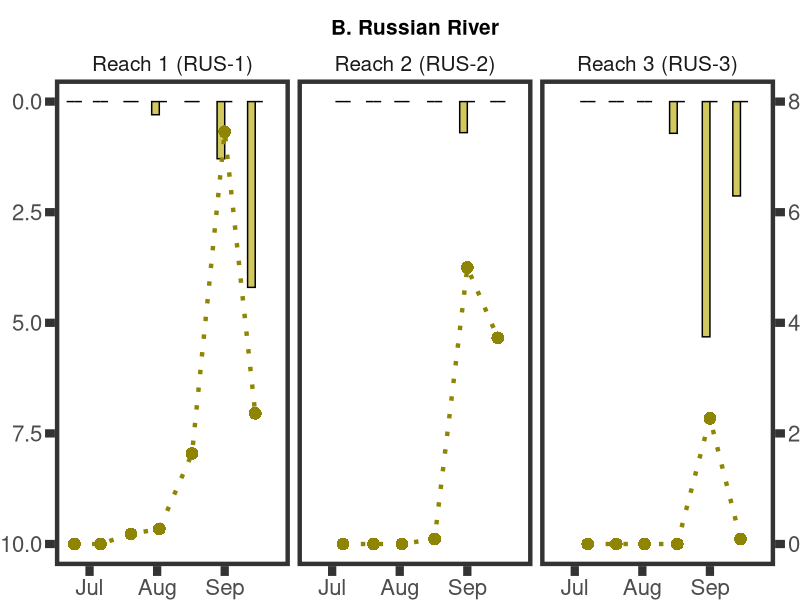
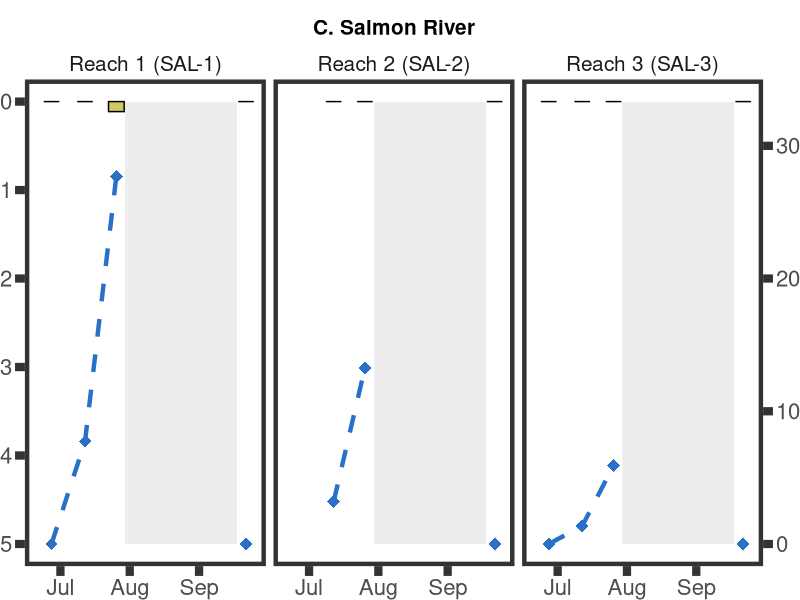
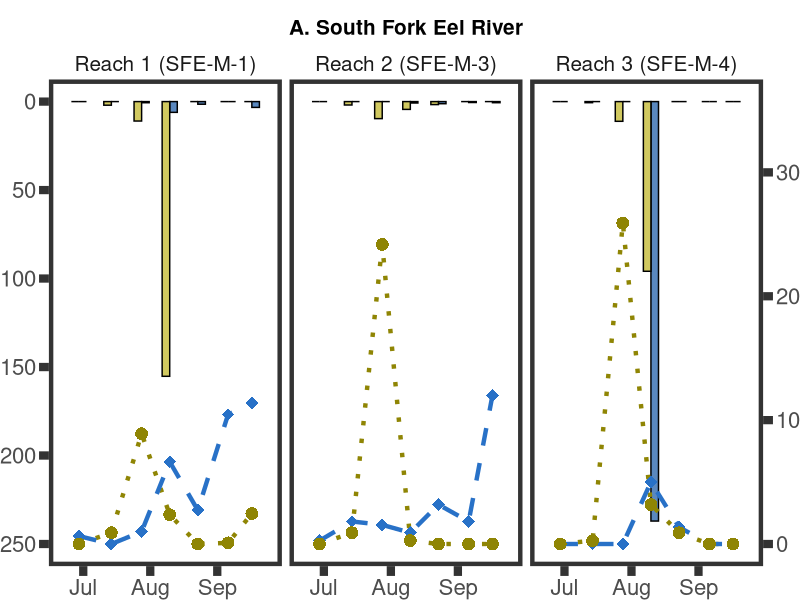
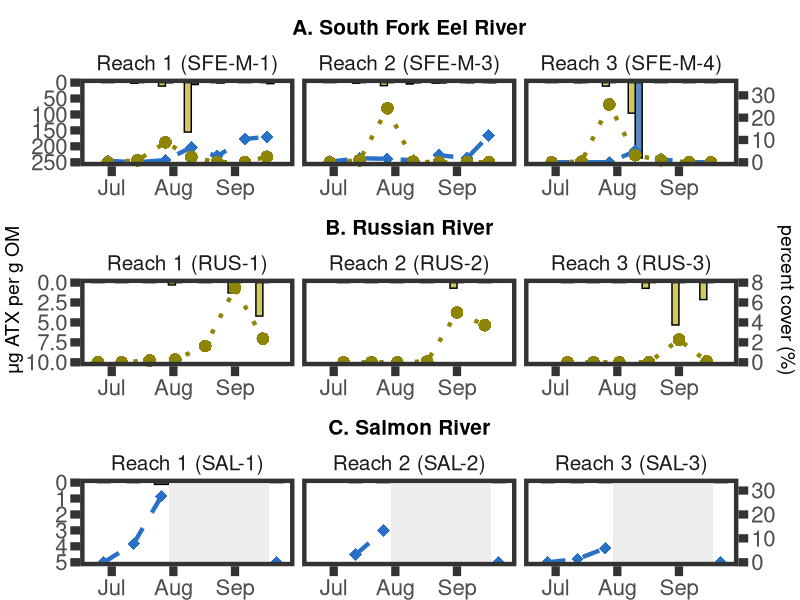

These figures' R source, in order:
#### Taxa-specific cover and anatoxin relationships per reach all rivers (2022 data)
### Jordan Zabrecky
## last edited: 06.09.2025

# This script plots a supplemental figure taxa-specific cover and anatoxin concentrations
# for each reach sampled on each river in 2022

# NOTE: NEED TO DECIDE IF NON DETECTS ARE ZERO OR NA :)

#### (1) Loading in libraries and data ####

# loading libraries
lapply(c("tidyverse", "lubridate", "plyr", "dataRetrieval", "cowplot", 
         "gridExtra", "grid"), 
       require, character.only = T)

# loading in data
data <- read.csv("./data/field_and_lab/allrivers22_combined.csv") %>% 
  mutate(field_date = ymd(field_date))

# pivot longer (cover)
cover <- data %>% 
  select(field_date, site_reach, site, microcoleus, anabaena_cylindrospermum) %>% 
  pivot_longer(cols = c(4,5), names_to = "taxa", values_to = "percent_cover")

# pivot longer (anatoxins)
anatoxins <- data %>% 
  select(field_date, site_reach, site, TM_ATX_all_ug_orgmat_g, TAC_ATX_all_ug_orgmat_g) %>% 
  dplyr::rename(microcoleus = TM_ATX_all_ug_orgmat_g,
                anabaena_cylindrospermum = TAC_ATX_all_ug_orgmat_g) %>% 
  pivot_longer(cols = c(4,5), names_to = "taxa", values_to = "ATX_ug_orgmat_g")

# fill anatoxin NAs with zero
anatoxins$ATX_ug_orgmat_g <- replace_na(anatoxins$ATX_ug_orgmat_g, 0)

# split based on site_reach
cover_list <- split(cover, cover$site)
atx_list <- split(anatoxins, anatoxins$site)

#### (2) Making plots ####

# set theme for all plots
theme_set(theme_bw() +
            theme(panel.grid.minor = element_blank(), strip.background = element_blank(),
                  panel.grid.major = element_blank(), panel.border = element_rect(linewidth = 3), axis.ticks = element_line(linewidth = 2.8),
                  text = element_text(size = 20), strip.text = element_text(size = 15),
                  plot.margin = unit(c(.5, 0, 0, 0), "cm"),
                  axis.ticks.length=unit(.25, "cm"), 
                  plot.title = element_text(size = 15, face = "bold", hjust = 0.5)))

## (a) Russian River

## russian river reaches

# remove microcoleus so line not present
cover_list$RUS <- cover_list$RUS %>% 
  filter(taxa == "anabaena_cylindrospermum")

# make figure
rus_figs <- ggplot(data = cover_list$RUS, aes(x = field_date)) +
  geom_bar(data = atx_list$RUS, position = "dodge", stat = "identity", 
           aes(y = ATX_ug_orgmat_g, fill = taxa), width = 7, color = "black") +
  geom_line(data = cover_list$RUS, aes(y = 10 - (percent_cover * 1.25), color = taxa, 
                                        linetype = taxa), linewidth = 1.5) +
  geom_point(data = cover_list$RUS, aes(y = 10 - (percent_cover * 1.25), color = taxa, 
                                         shape = taxa),
             size = 4) +
  scale_color_manual("Group", values = c("#8f8504"),
                     labels = c("Anabaena & Cylindrospermum")) +
  scale_linetype_manual("Group", values = c("dotted"),
                        labels = c("Anabaena & Cylindrospermum")) +
  scale_shape_manual("Group", values = c(16),
                     labels = c("Anabaena & Cylindrospermum")) +
  scale_fill_manual("Group", values = c("#d1c960","#5a88bf"),
                    labels = c("Anabaena & Cylindrospermum", "Microcoleus")) +
  labs(y = NULL, x = NULL) +
  facet_grid(~site_reach,
             labeller =  as_labeller(c(`RUS-1S` = "Reach 1 (RUS-1)", 
                                       `RUS-2`= "Reach 2 (RUS-2)",
                                       `RUS-3` = "Reach 3 (RUS-3)"))) + 
  scale_x_date(limits = as.Date(c("2022-06-20", "2022-09-26"))) +
  scale_y_reverse(limits = c(10,0), sec.axis = sec_axis(~ ((. - 10)/1.25) * -1)) +
  theme(legend.position = "none") + 
  ggtitle("B. Russian River")
rus_figs

## salmon river reaches

# create gray box for wildfire (when sampling was not taking place!) 
wildfire <- data.frame(xmin = as.Date("2022-07-30"),
                       xmax = as.Date("2022-09-18"),
                       ymin = 0, 
                       ymax = 5)

# remove anabaena from cover so we don't get a line at 0
# even though there is anabaena at end of season, it was only very very little
cover_list$SAL <- cover_list$SAL %>% 
  filter(taxa == "microcoleus")
# also remove the anabaena sample in anatoxins as to not confuse w/ microcoleus
atx_list$SAL <- atx_list$SAL %>% 
  filter(taxa == "microcoleus")

# add segment column to avoid line being drawn across plot when we weren't taking data
cover_list$SAL$segment <- 1 # pre-fire
cover_list$SAL$segment[c(4, 7, 11)] <- 2 # post-fire; last sampling

# make figure
sal_figs <- ggplot(data = cover_list$SAL) +
  geom_bar(data = atx_list$SAL, position = "dodge", stat = "identity", 
           aes(y = ATX_ug_orgmat_g, x = field_date, fill = taxa), width = 7, color = "black") +
  geom_rect(data = wildfire, aes(xmin = xmin, xmax = xmax, ymin = ymin, ymax = ymax), 
            fill = "#ededed") +
  geom_line(data = cover_list$SAL, aes(y = 5 - (percent_cover * .15), 
                                          x = field_date, color = taxa, 
                                          linetype = taxa, group = segment), linewidth = 1.5) +
  geom_point(data = cover_list$SAL, aes(y = 5 - (percent_cover * .15), 
                                           x = field_date, color = taxa, 
                                           shape = taxa),
             size = 4) +
  scale_color_manual("Group", values = c("#2871c7"),
                     labels = c("Microcoleus")) +
  scale_linetype_manual("Group", values = c("dashed"),
                        labels = c("Microcoleus")) +
  scale_shape_manual("Group", values = c(18),
                     labels = c("Microcoleus")) +
  scale_fill_manual("Group", values = c("#d1c960","#5a88bf"),
                    labels = c("Anabaena & Cylindrospermum", "Microcoleus")) +
  labs(y = NULL, x = NULL) +
  facet_grid(~site_reach,
             labeller =  as_labeller(c(`SAL-1S` = "Reach 1 (SAL-1)", 
                                       `SAL-2`= "Reach 2 (SAL-2)",
                                       `SAL-3` = "Reach 3 (SAL-3)"))) +
  scale_x_date(limits = as.Date(c("2022-06-20", "2022-09-26"))) +
  scale_y_reverse(limits = c(5,0), sec.axis = sec_axis(~ ((. - 5)/.15) * -1)) +
  theme(legend.position = "none") +
  ggtitle("C. Salmon River")
sal_figs

## south fork eel reaches

# make figures
eel_figs <- ggplot(data = cover_list$`SFE-M`, aes(x = field_date)) +
  geom_bar(data = atx_list$`SFE-M`, position = "dodge", stat = "identity", 
           aes(y = ATX_ug_orgmat_g, fill = taxa), width = 7, color = "black") +
  geom_line(data = cover_list$`SFE-M`, aes(y = 250 - (percent_cover * 7), color = taxa, 
                                          linetype = taxa), linewidth = 1.5) +
  geom_point(data = cover_list$`SFE-M`, aes(y = 250 - (percent_cover * 7), color = taxa, 
                                           shape = taxa),
             size = 4) +
  scale_color_manual("Group", values = c("#8f8504", "#2871c7"),
                     labels = c("Anabaena & Cylindrospermum", "Microcoleus")) +
  scale_linetype_manual("Group", values = c("dotted", "dashed"),
                        labels = c("Anabaena & Cylindrospermum", "Microcoleus")) +
  scale_shape_manual("Group", values = c(16, 18),
                     labels = c("Anabaena & Cylindrospermum", "Microcoleus")) +
  scale_fill_manual("Group", values = c("#d1c960","#5a88bf"),
                    labels = c("Anabaena & Cylindrospermum", "Microcoleus")) +
  labs(y = NULL, x = NULL) +
  facet_grid(~site_reach,
             labeller =  as_labeller(c(`SFE-M-1S` = "Reach 1 (SFE-M-1)", 
                                       `SFE-M-3`= "Reach 2 (SFE-M-3)",
                                       `SFE-M-4` = "Reach 3 (SFE-M-4)"))) +
  scale_x_date(limits = as.Date(c("2022-06-20", "2022-09-26"))) +
  scale_y_reverse(limits = c(250,0), sec.axis = sec_axis(~ ((. - 250)/7) * -1)) +
  theme(legend.position = "none") + 
  ggtitle("A. South Fork Eel River")
eel_figs

# note: tried to do log bar graphs using pseudo_log_trans() to deal with values <1
# (which end up as <0 after being logged), but having issues reversing it

#### (3) Putting plots together into one big plot

# using cowplot to put together plots
all <- plot_grid(eel_figs, rus_figs, sal_figs, nrow = 3, align='vh')

# using gridExtra to add axes labels
final <- grid.arrange(all, left = textGrob("\u03bcg ATX per g OM", 
                                           gp=gpar(fontsize=14), rot=90),
                      right = textGrob("percent cover (%)", 
                                       gp=gpar(fontsize=14), rot = 270))
